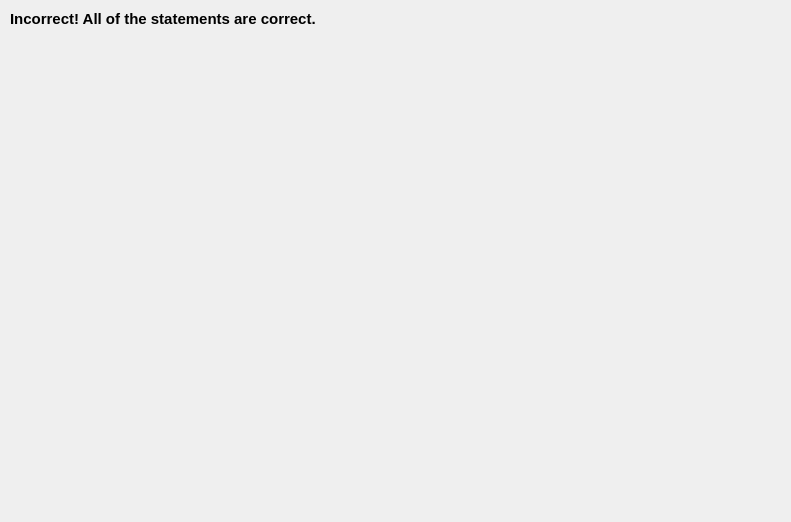
<?xml version="1.0" encoding="UTF-8"?>
<ui version="4.0">
 <class>Dialog</class>
 <widget class="QDialog" name="Dialog">
  <property name="geometry">
   <rect>
    <x>0</x>
    <y>0</y>
    <width>791</width>
    <height>522</height>
   </rect>
  </property>
  <property name="windowTitle">
   <string>Dialog</string>
  </property>
  <widget class="QLabel" name="label">
   <property name="geometry">
    <rect>
     <x>0</x>
     <y>40</y>
     <width>791</width>
     <height>481</height>
    </rect>
   </property>
   <property name="text">
    <string/>
   </property>
   <property name="pixmap">
    <pixmap>../img/exp4/EXP4.2.Q2.png</pixmap>
   </property>
   <property name="scaledContents">
    <bool>true</bool>
   </property>
  </widget>
  <widget class="QLabel" name="label_4">
   <property name="geometry">
    <rect>
     <x>10</x>
     <y>10</y>
     <width>571</width>
     <height>18</height>
    </rect>
   </property>
   <property name="font">
    <font>
     <pointsize>11</pointsize>
     <weight>75</weight>
     <bold>true</bold>
    </font>
   </property>
   <property name="text">
    <string>Incorrect! All of the statements are correct.</string>
   </property>
  </widget>
 </widget>
 <resources/>
 <connections/>
</ui>
